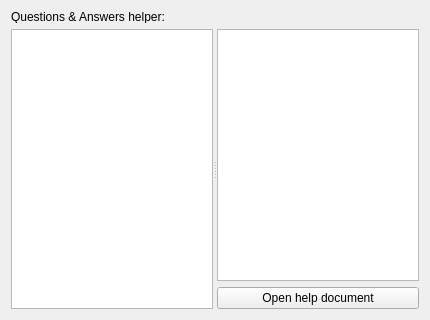
<?xml version="1.0" encoding="UTF-8"?>
<ui version="4.0">
 <class>HelperConfigPage</class>
 <widget class="QWidget" name="HelperConfigPage">
  <property name="geometry">
   <rect>
    <x>0</x>
    <y>0</y>
    <width>430</width>
    <height>320</height>
   </rect>
  </property>
  <property name="windowTitle">
   <string>Form</string>
  </property>
  <layout class="QGridLayout" name="gridLayout">
   <item row="0" column="0">
    <widget class="QLabel" name="label">
     <property name="maximumSize">
      <size>
       <width>16777215</width>
       <height>12</height>
      </size>
     </property>
     <property name="text">
      <string>Questions &amp; Answers helper:</string>
     </property>
    </widget>
   </item>
   <item row="1" column="0">
    <widget class="QSplitter" name="splitter">
     <property name="orientation">
      <enum>Qt::Horizontal</enum>
     </property>
     <widget class="QListView" name="topicLv"/>
     <widget class="QWidget" name="">
      <layout class="QVBoxLayout" name="verticalLayout">
       <item>
        <widget class="QPlainTextEdit" name="bodyTextedit"/>
       </item>
       <item>
        <widget class="QPushButton" name="openDocBtn">
         <property name="text">
          <string>Open help document</string>
         </property>
        </widget>
       </item>
      </layout>
     </widget>
    </widget>
   </item>
  </layout>
 </widget>
 <resources/>
 <connections/>
</ui>
